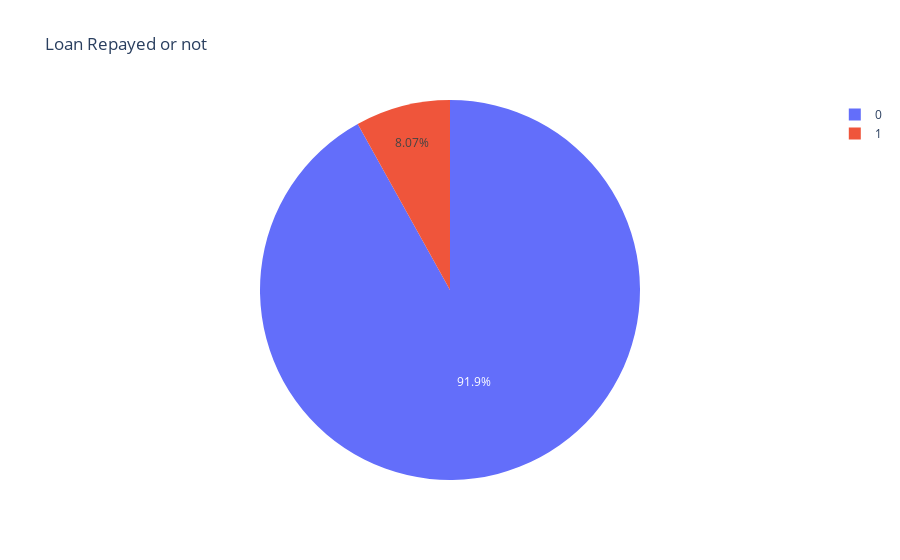

Notebook cell for this chart:
### Markdown cell above
### 4.4.1 Distribusi data target

### Code cell
temp = df_eda_train["TARGET"].value_counts()
df = pd.DataFrame({'labels': temp.index,
                   'values': temp.values
                  })

fig = px.pie(df, values='values', names='labels', title='Loan Repayed or not')
fig.show()

### Figure 1 — Plotly figure (JSON) as saved in the notebook; plotly's stock layout.template omitted (floating-point values rounded to 4 significant figures)
{"data": [{"domain": {"x": [0, 1], "y": [0, 1]}, "hovertemplate": "labels=%{label}<br>value=%{value}<extra></extra>", "labels": [0, 1], "legendgroup": "", "name": "", "showlegend": true, "type": "pie", "values": [282686, 24825]}], "layout": {"legend": {"tracegroupgap": 0}, "title": {"text": "Loan Repayed or not"}}}
